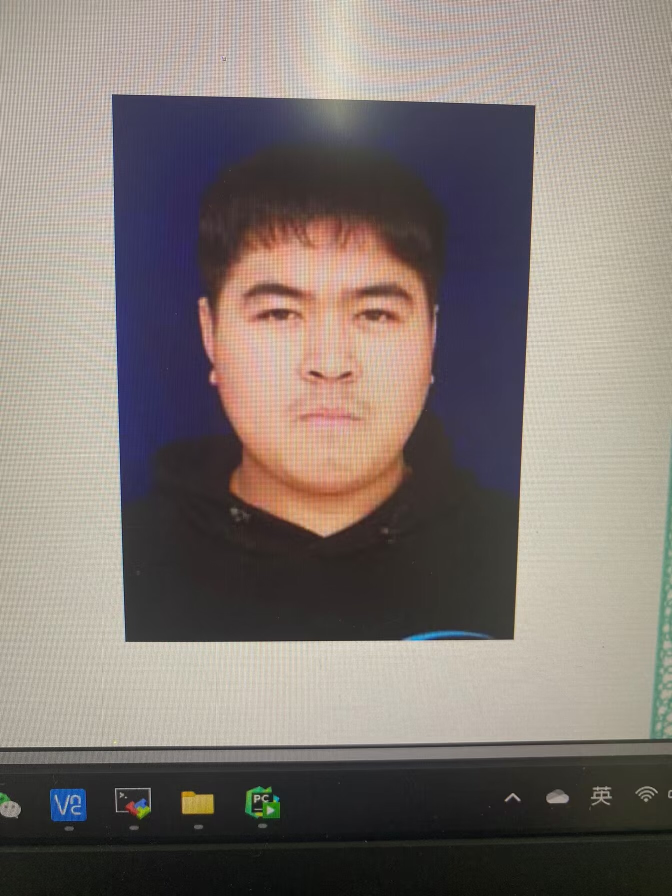
#> input picture testjpg/shabi.jpg, 1344 x 1792 px (shown at 1/2 size)
$ python main.py
#> lines starting #> are read from the running program, lines starting #| are printed output that depends on the picture; after the words box and inside, x2 and y2 are one past the last pixel; in counts of white or black regions, pixels touching at a corner belong together
import cv2

#载入脸部模型
FaceCascade =cv2.CascadeClassifier('./moudel/haarcascade_frontalface_default.xml')
#载入眼部模型
FaceCascade_eye = cv2.CascadeClassifier('./moudel/haarcascade_eye.xml')
#载入嘴部模型
FaceCascade_mouse =cv2.CascadeClassifier('./moudel/haarcascade_smile.xml')


#图片路径
img_path="./testjpg/shabi.jpg"

#读取图片路径的图片
img = cv2.imread(img_path)
#> img is the input picture: shape (1792, 1344, 3); mean B, G, R 115.2, 120.2, 129.6

#判断照片是否正确读取
if img is None:
    print("Can't open the image")
    exit(1)
else:
    print("Image opened")
    #灰度转换
    gray = cv2.cvtColor(img,cv2.COLOR_BGR2GRAY)
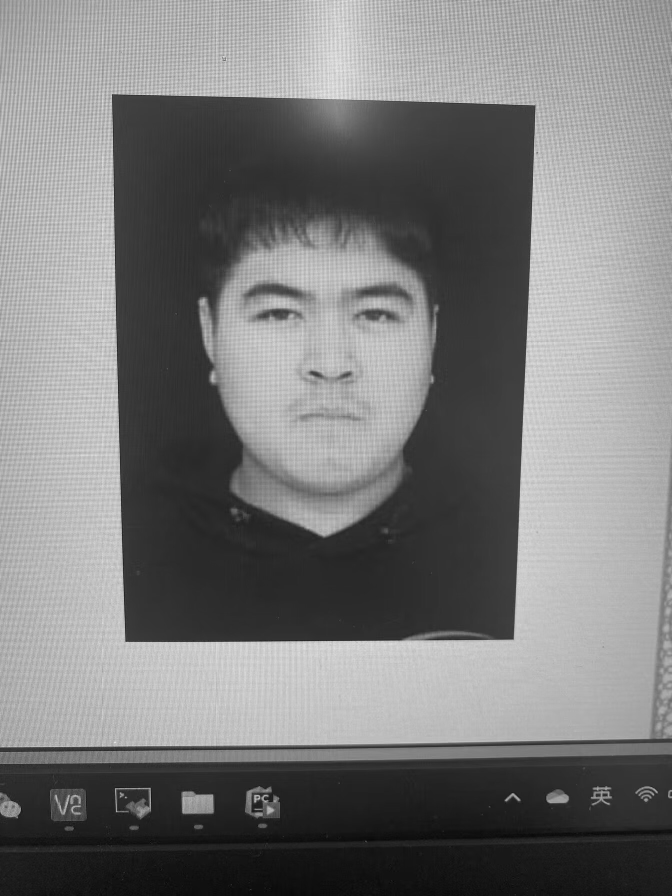
#> gray: shape (1792, 1344) (shown at 1/2 size); min 1, max 254, mean 122.4
    print("Pic To Gray sucessful")

#检测人脸
faces  =  FaceCascade.detectMultiScale(gray,1.1,30)
#> faces = [[378, 409, 549, 549]]

eyes   =  FaceCascade_eye.detectMultiScale(gray,1.1,50)
#> eyes = ()

mouses =  FaceCascade_mouse.detectMultiScale(gray,1.1,700)
#> mouses = [[66, 1027, 116, 58], [1129, 544, 141, 70]]


if faces is  None :
    print("no face bro")
    exit(99)

else:
    print("have face ")
    # 遍历返回的face数组
    for face in faces:
        (x, y, w, h) = face
        cv2.rectangle(img, (x, y), (x + w, y + h), (0, 255, 0), 4)
        text_x = x + 10  # x坐标加上一些偏移
        text_y = y + h + 20  # y坐标是矩形底部加上一些偏移
        # 绘制文本
        cv2.putText(img, 'face', (text_x, text_y), cv2.FONT_HERSHEY_SIMPLEX, 0.7, (0, 255, 0), 2)
        print("face has beed drawd")
#> this loop made 1 pass
#> (x, y, w, h, text_x, text_y) on pass 1: (378, 409, 549, 549, 388, 978)
#| face has beed drawd
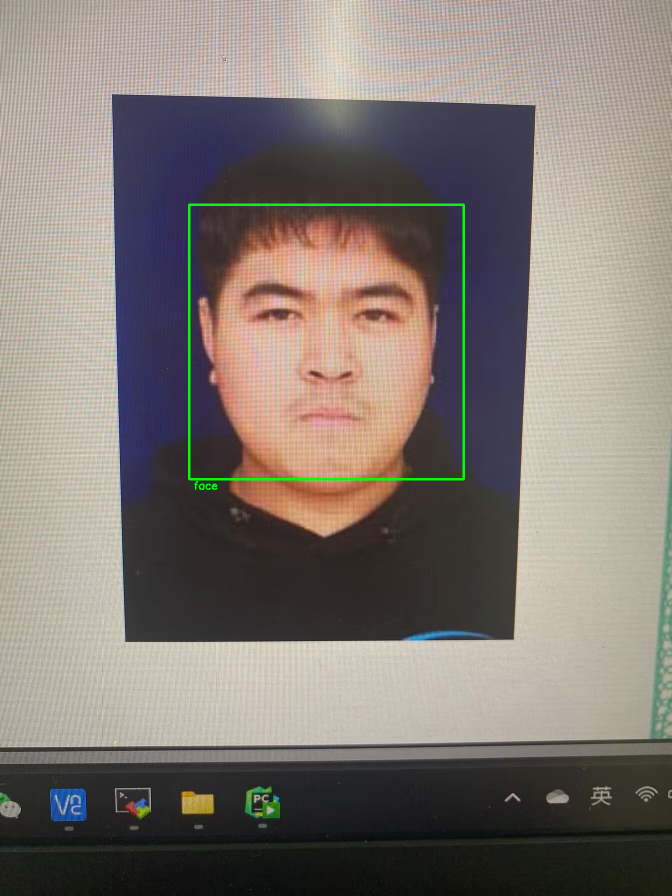
#> img: shape (1792, 1344, 3) (shown at 1/2 size); 0.47% of pixels changed, all inside (x1, y1, x2, y2) = (376, 407, 930, 980)

    for eye in eyes:
        (x, y, w, h) = eye
        cv2.rectangle(img, (x, y), (x + w, y + h), (255, 0, 0), 4)
        text_x = x + 10  # x坐标加上一些偏移
        text_y = y + h + 20  # y坐标是矩形底部加上一些偏移
        # 绘制文本
        cv2.putText(img, 'eyes', (text_x, text_y), cv2.FONT_HERSHEY_SIMPLEX, 0.7, (0, 255, 0), 2)
        print("eyes has beed drawd")
#> this loop made 0 passes
    for mouse in mouses:
        (x, y, w, h) = mouse
        cv2.rectangle(img, (x, y), (x + w, y + h), (0, 0, 255), 4)
        text_x = x + 10  # x坐标加上一些偏移
        text_y = y + h + 20  # y坐标是矩形底部加上一些偏移
        # 绘制文本
        cv2.putText(img, 'mouse', (text_x, text_y), cv2.FONT_HERSHEY_SIMPLEX, 0.7, (0, 255, 0), 2)
        print("mouse has beed drawd")
#> this loop made 2 passes
#> (x, y, w, h, text_x, text_y) on passes 1 to 2: (66, 1027, 116, 58, 76, 1105), (1129, 544, 141, 70, 1139, 634)
#| mouse has beed drawd
#| mouse has beed drawd
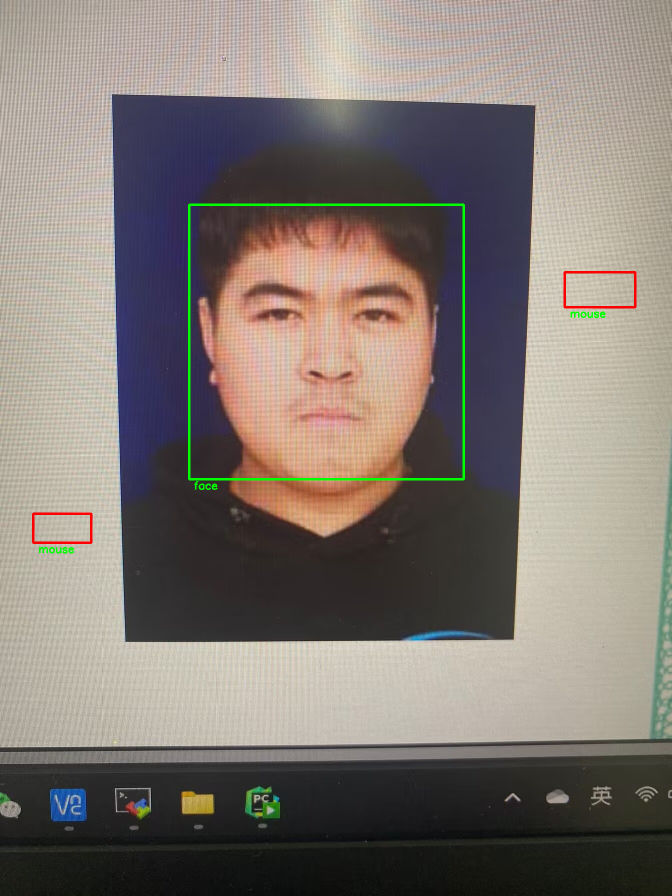
#> img: shape (1792, 1344, 3) (shown at 1/2 size); 0.2% of pixels changed, all inside (x1, y1, x2, y2) = (64, 542, 1273, 1107)


#调成图片大小
resizeimg=cv2.resize(img,(640,480))
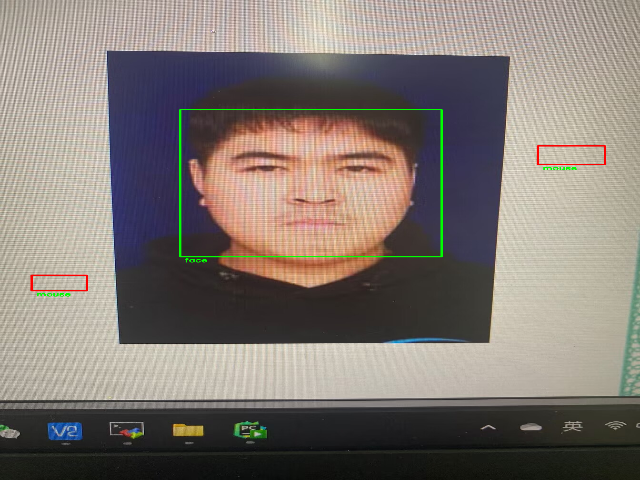
#> resizeimg: shape (480, 640, 3); mean B, G, R 114.4, 120.7, 129.2
#显示调整后的图片大小
cv2.imshow('fucking face',resizeimg)
#等待按键按下
cv2.waitKey(0)
#退出
cv2.destroyAllWindows()

$ run again, with testjpg/test.jpg copied over testjpg/shabi.jpg
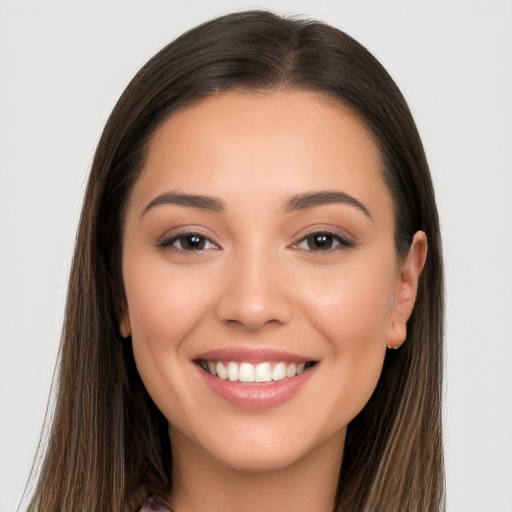
#> input picture testjpg/test.jpg, 1024 x 1024 px (shown at 1/2 size)
#> img is the input picture: shape (1024, 1024, 3); mean B, G, R 133.6, 146.7, 172.1
#> faces = [[173, 209, 672, 672]]
#> eyes = [[305, 420, 127, 127], [573, 420, 125, 125]]
#> mouses = [[357, 677, 300, 150]]
#> the loop `for face in faces:` made 1 pass
#> (x, y, w, h, text_x, text_y) on pass 1: (173, 209, 672, 672, 183, 901)
#> (printed output is left out)
#> the loop `for eye in eyes:` made 2 passes
#> (x, y, w, h, text_x, text_y) on passes 1 to 2: (305, 420, 127, 127, 315, 567), (573, 420, 125, 125, 583, 565)
#> (printed output is left out)
#> after the loop `for eye in eyes:`:
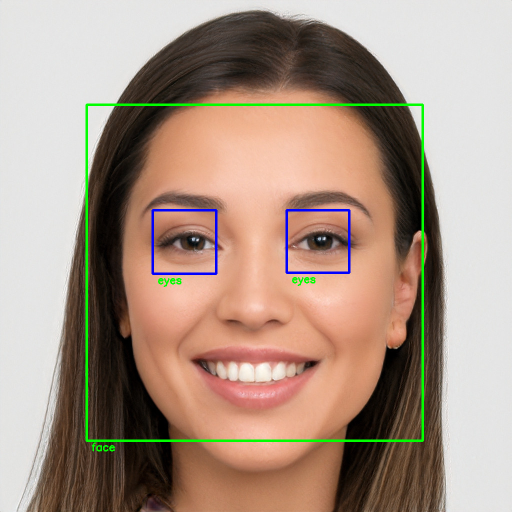
#> img: shape (1024, 1024, 3) (shown at 1/2 size); mean B, G, R 133, 148.2, 169.3
#> the loop `for mouse in mouses:` made 1 pass
#> (x, y, w, h, text_x, text_y) on pass 1: (357, 677, 300, 150, 367, 847)
#> (printed output is left out)
#> `resizeimg=cv2.resize(img,(640,480))`:
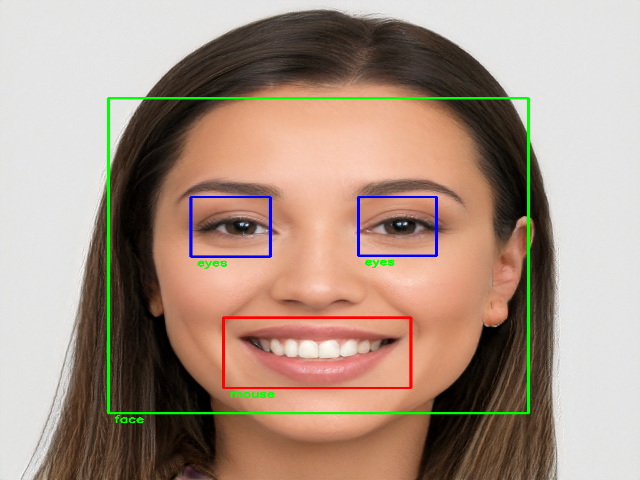
#> resizeimg: shape (480, 640, 3); mean B, G, R 132.4, 147.4, 169.4

$ run again, with testjpg/zhoulizhi.jpg copied over testjpg/shabi.jpg
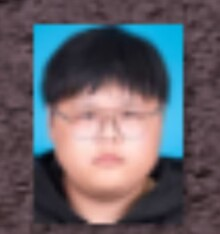
#> input picture testjpg/zhoulizhi.jpg, 220 x 234 px
#> img is the input picture: shape (234, 220, 3); mean B, G, R 102.5, 95.3, 100.1
#> `gray = cv2.cvtColor(img,cv2.COLOR_BGR2GRAY)`:
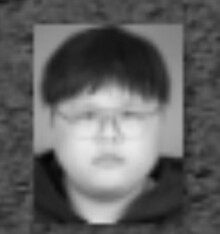
#> gray: shape (234, 220); min 4, max 234, mean 97.5
#> faces = [[51, 72, 119, 119]]
#> eyes = ()
#> the loop `for face in faces:` made 1 pass
#> (x, y, w, h, text_x, text_y) on pass 1: (51, 72, 119, 119, 61, 211)
#> (printed output is left out)
#> `resizeimg=cv2.resize(img,(640,480))`:
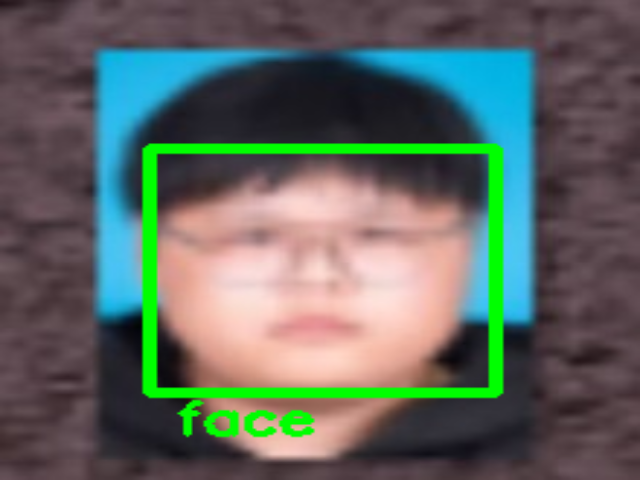
#> resizeimg: shape (480, 640, 3); mean B, G, R 97.2, 103.9, 95.4

$ run again, with testjpg/zhoulizhihongwen1.jpg copied over testjpg/shabi.jpg
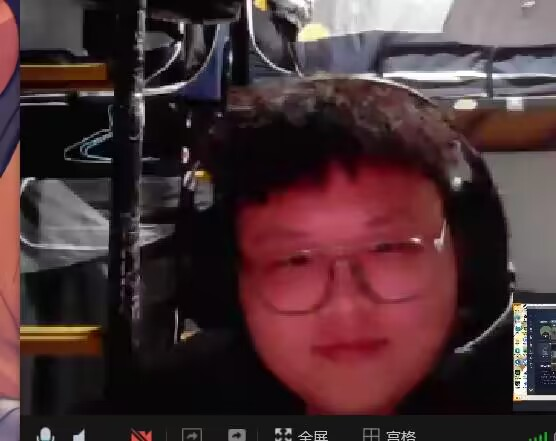
#> input picture testjpg/zhoulizhihongwen1.jpg, 556 x 441 px
#> img is the input picture: shape (441, 556, 3); mean B, G, R 53.1, 50.1, 73.8
#> faces = [[219, 170, 241, 241]]
#> eyes = ()
#> the loop `for face in faces:` made 1 pass
#> (x, y, w, h, text_x, text_y) on pass 1: (219, 170, 241, 241, 229, 431)
#> (printed output is left out)
#> after the loop `for face in faces:`:
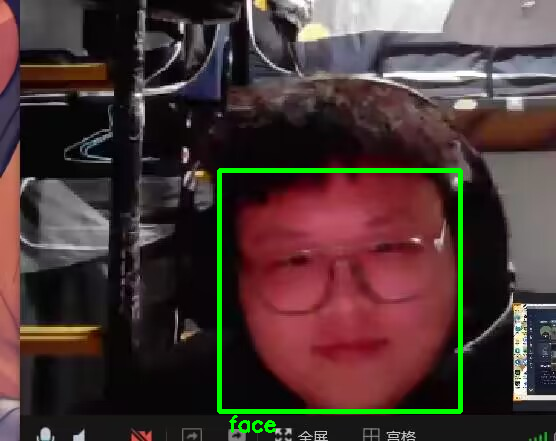
#> img: shape (441, 556, 3); 2.1% of pixels changed, all inside (x1, y1, x2, y2) = (217, 168, 463, 433)
#> `resizeimg=cv2.resize(img,(640,480))`:
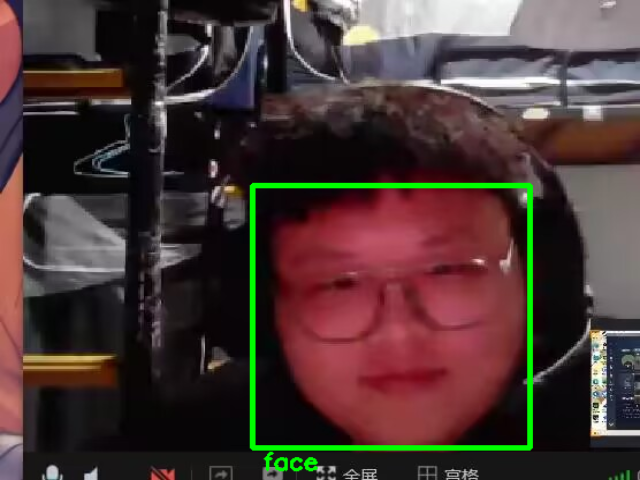
#> resizeimg: shape (480, 640, 3); mean B, G, R 52.6, 55.1, 73
